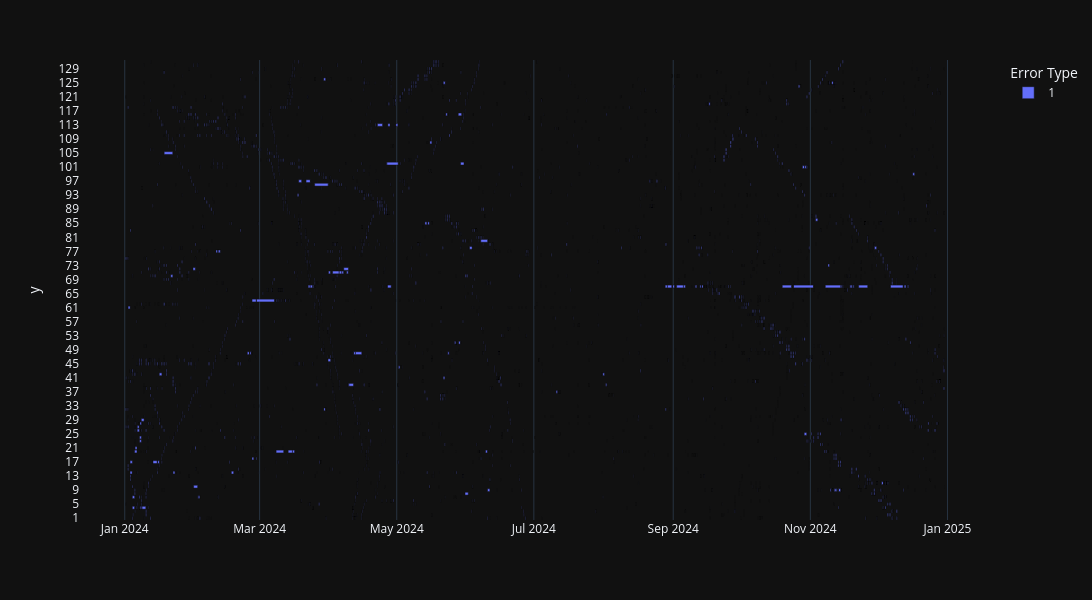

Source (notebook cell):
### Code cell
import plotly.express as px

fig = px.timeline(
    cumul_main_result_sum.sort_values("StationId"),
    x_start="NewTimeOn",
    x_end="TimeOff",
    y=cumul_main_result_sum.StationId.astype(str),
    hover_data=["ID", "Error Type", "Alarmcode", "RealPeriod", "StationId", "UK Text"],
    color="Error Type",
    width=1600,
    height=600,
    template="plotly_dark",
)
# fig.update_yaxes(autorange="reversed")  # otherwise tasks are listed from the bottom up
# fig.update_xaxes(rangeslider_visible=True)
fig.show()
# fig.write_html(f"RemoteStopOwner_12-2022.html")

### Figure 1 — Plotly figure (JSON) as saved in the notebook; plotly's stock layout.template omitted (floating-point values rounded to 4 significant figures; data arrays with more than 128 entries replaced by an {"elided": "..."} marker saying what was removed)
{"data": [{"alignmentgroup": "True", "base": {"elided": "4538 str values"}, "customdata": {"elided": "4538x6 mixed values"}, "hovertemplate": "Error Type=%{customdata[1]}<br>NewTimeOn=%{base}<br>TimeOff=%{x}<br>y=%{y}<br>ID=%{customdata[0]}<br>Alarmcode=%{customdata[2]}<br>RealPeriod=%{customdata[3]}<br>StationId=%{customdata[4]}<br>UK Text=%{customdata[5]}<extra></extra>", "legendgroup": "1", "marker": {"color": "#636efa", "pattern": {"shape": ""}}, "name": "1", "offsetgroup": "1", "orientation": "h", "showlegend": true, "textposition": "auto", "type": "bar", "x": {"elided": "4538 int values"}, "xaxis": "x", "y": {"elided": "4538 str values"}, "yaxis": "y"}], "layout": {"barmode": "overlay", "height": 600, "legend": {"title": {"text": "Error Type"}, "tracegroupgap": 0}, "margin": {"t": 60}, "width": 1600, "xaxis": {"anchor": "y", "domain": [0, 1], "type": "date"}, "yaxis": {"anchor": "x", "domain": [0, 1], "title": {"text": "y"}}}}
